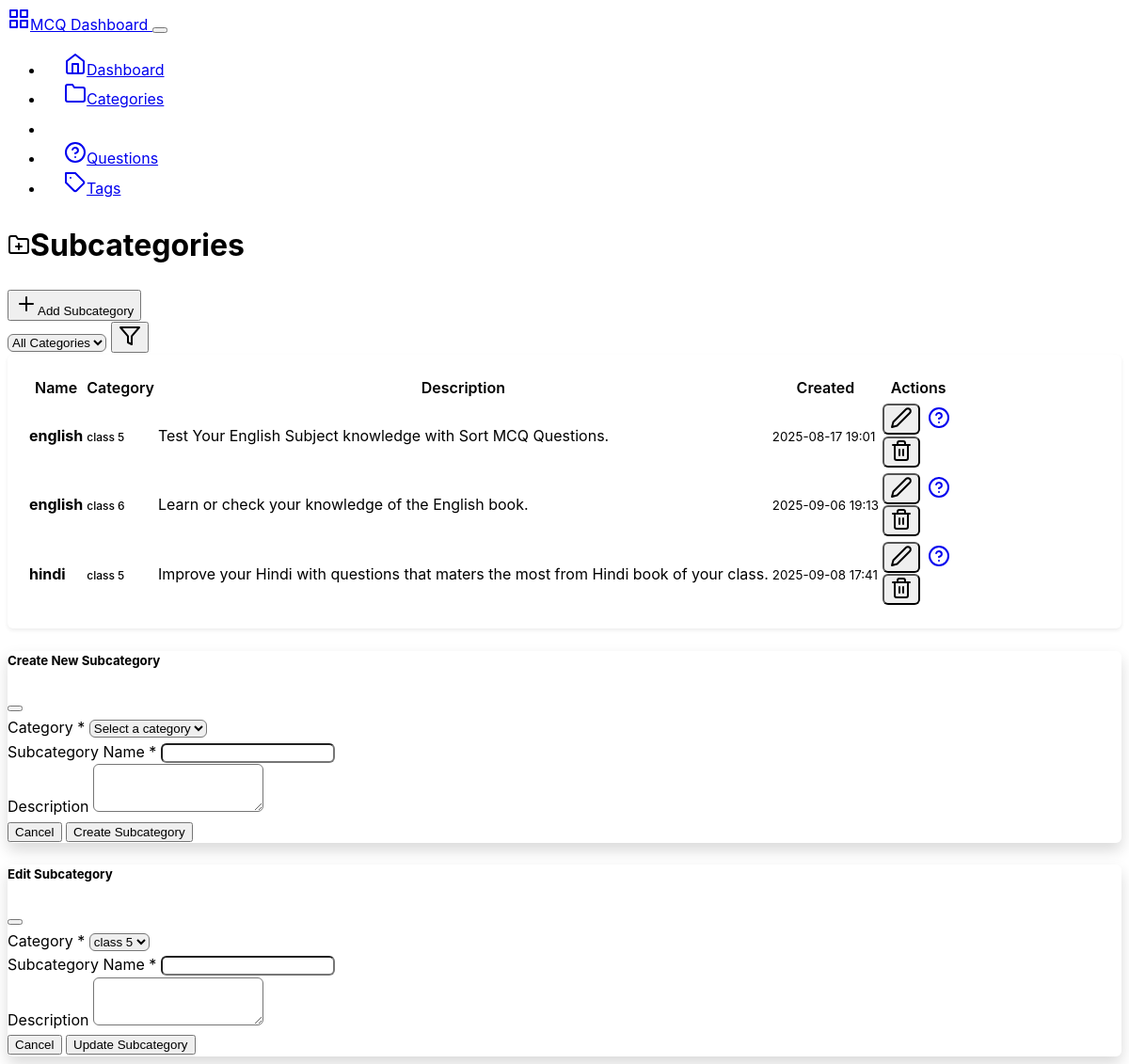
The page /backend/subcategories on the database its author committed.
### mcqbox/model.py (models this page shows, shortened)
class Subcategory(db.Model):
    id = db.Column(db.Integer, primary_key=True)
    name = db.Column(db.String(50), nullable=False)
    category_id = db.Column(db.Integer, db.ForeignKey('category.id'), nullable=False)
    category = db.relationship('Category', backref=db.backref('subcategories', lazy=True))
    description = db.Column(db.String(200), nullable=True)
    created_at = db.Column(db.DateTime, server_default=db.func.now())
    updated_at = db.Column(db.DateTime, server_default=db.func.now(), onupdate=db.func.now())

class Category(db.Model):
    id = db.Column(db.Integer, primary_key=True)
    name = db.Column(db.String(50), nullable=False, unique=True)
    description = db.Column(db.String(200), nullable=True)
    created_at = db.Column(db.DateTime, server_default=db.func.now())
    updated_at = db.Column(db.DateTime, server_default=db.func.now(), onupdate=db.func.now())

### mcqbox/backend/route.py (the view)
@app.route('/backend/subcategories')
def subcategories():
    category_id = request.args.get('category_id', type=int)
    categories_list = Category.query.all()
    if category_id:
        subcategories_list = Subcategory.query.filter_by(category_id=category_id).all()
        selected_category = Category.query.get(category_id)
    else:
        subcategories_list = Subcategory.query.all()
        selected_category = None
    return render_template('subcategories.html',
                         subcategories=subcategories_list,
                         categories=categories_list,
                         selected_category=selected_category)

### mcqbox/backend/templates/subcategories.html (shortened to what this page needs)
{% extends "base.html" %}
{% block content %}
<div class="row">
    <div class="col-12">
        <div class="d-flex justify-content-between align-items-center mb-4">
            <h1><i data-feather="folder-plus" class="me-2"></i>Subcategories</h1>
            <button class="btn btn-primary" data-bs-toggle="modal" data-bs-target="#createSubcategoryModal">
                <i data-feather="plus" class="me-2"></i>Add Subcategory
            </button>
        </div>
    </div>
</div>
<div class="row mb-3">
    <div class="col-md-4">
        <form method="GET">
            <div class="input-group">
                <select name="category_id" class="form-select" onchange="this.form.submit()">
                    <option value="">All Categories</option>
                </select>
                <button class="btn btn-outline-secondary" type="submit">
                    <i data-feather="filter"></i>
                </button>
            </div>
        </form>
    </div>
</div>
<div class="row">
    <div class="col-12">
        <div class="card">
            <div class="card-body">
                {% if subcategories %}
                    <div class="table-responsive">
                        <table class="table table-hover">
                            <thead>
                                <tr>
                                    <th>Name</th>
                                    <th>Category</th>
                                    <th>Description</th>
                                    <th>Created</th>
                                    <th class="text-end">Actions</th>
                                </tr>
                            </thead>
                            <tbody>
                                {% for subcategory in subcategories %}
                                <tr>
                                    <td>
                                        <strong>{{ subcategory.name }}</strong>
                                    </td>
                                    <td>
                                        <span class="badge bg-secondary">
                                            {{ subcategory.category.name if subcategory.category.name else 'Unknown' }}
                                        </span>
                                    </td>
                                    <td>
                                        <span class="text-muted">
                                            {{ subcategory.description if subcategory.description else 'No description' }}
                                        </span>
                                    </td>
                                    <td>
                                        <small class="text-muted">{{ subcategory.created_at.strftime('%Y-%m-%d %H:%M') }}</small>
                                    </td>
                                    <td class="text-end">
                                        <div class="btn-group" role="group">
                                            <button class="btn btn-sm btn-outline-secondary"
                                                    onclick="editSubcategory('{{ subcategory.id }}', '{{ subcategory.name }}', '{{ subcategory.description }}', {{ subcategory.category_id }})"
                                                    data-bs-toggle="modal" data-bs-target="#editSubcategoryModal">
                                                <i data-feather="edit-2"></i>
                                            </button>
                                            <a href="{{ url_for('questions', subcategory_id=subcategory.id) }}"
                                               class="btn btn-sm btn-outline-primary">
                                                <i data-feather="help-circle"></i>
                                            </a>
                                            <form method="POST" action="{{ url_for('delete_subcategory', subcategory_id=subcategory.id) }}"
                                                  class="d-inline" onsubmit="return confirm('Are you sure? This will delete all questions in this subcategory.')">
                                                <button type="submit" class="btn btn-sm btn-outline-danger">
                                                    <i data-feather="trash-2"></i>
                                                </button>
                                            </form>
                                        </div>
                                    </td>
                                </tr>
                                {% endfor %}
                            </tbody>
                        </table>
                    </div>
                {% endif %}
            </div>
        </div>
    </div>
</div>
<div class="modal fade" id="createSubcategoryModal" tabindex="-1">
    <div class="modal-dialog">
        <div class="modal-content">
            <form method="POST" action="{{ url_for('create_subcategory') }}">
                <div class="modal-header">
                    <h5 class="modal-title">Create New Subcategory</h5>
                    <button type="button" class="btn-close" data-bs-dismiss="modal"></button>
                </div>
                <div class="modal-body">
                    <div class="mb-3">
                        <label for="category_id" class="form-label">Category *</label>
                        <select class="form-select" id="category_id" name="category_id" required>
                            <option value="">Select a category</option>
                        </select>
                    </div>
                    <div class="mb-3">
                        <label for="name" class="form-label">Subcategory Name *</label>
                        <input type="text" class="form-control" id="name" name="name" required>
                    </div>
                    <div class="mb-3">
                        <label for="description" class="form-label">Description</label>
                        <textarea class="form-control" id="description" name="description" rows="3"></textarea>
                    </div>
                </div>
                <div class="modal-footer">
                    <button type="button" class="btn btn-secondary" data-bs-dismiss="modal">Cancel</button>
                    <button type="submit" class="btn btn-primary">Create Subcategory</button>
                </div>
            </form>
        </div>
    </div>
</div>
<div class="modal fade" id="editSubcategoryModal" tabindex="-1">
    <div class="modal-dialog">
        <div class="modal-content">
            <form method="POST" id="editSubcategoryForm">
                <div class="modal-header">
                    <h5 class="modal-title">Edit Subcategory</h5>
                    <button type="button" class="btn-close" data-bs-dismiss="modal"></button>
                </div>
                <div class="modal-body">
                    <div class="mb-3">
                        <label for="editCategoryId" class="form-label">Category *</label>
                        <select class="form-select" id="editCategoryId" name="category_id" required>
                            {% for category in categories %}
                            <option value="{{ category.id }}">{{ category.name }}</option>
                            {% endfor %}
                        </select>
                    </div>
                    <div class="mb-3">
                        <label for="editName" class="form-label">Subcategory Name *</label>
                        <input type="text" class="form-control" id="editName" name="name" required>
                    </div>
                    <div class="mb-3">
                        <label for="editDescription" class="form-label">Description</label>
                        <textarea class="form-control" id="editDescription" name="description" rows="3"></textarea>
                    </div>
                </div>
                <div class="modal-footer">
                    <button type="button" class="btn btn-secondary" data-bs-dismiss="modal">Cancel</button>
                    <button type="submit" class="btn btn-primary">Update Subcategory</button>
                </div>
            </form>
        </div>
    </div>
</div>
{% endblock %}

### mcqbox/backend/static/css/custom.css (style rules this page uses)
:root { --sidebar-width: 250px; --header-height: 70px; --border-radius: 0.375rem; --box-shadow: 0 0.125rem 0.25rem rgba(0, 0, 0, 0.075); --box-shadow-lg: 0 0.5rem 1rem rgba(0, 0, 0, 0.15); }
body { font-family: -apple-system, BlinkMacSystemFont, "Segoe UI", Roboto, "Helvetica Neue", Arial, sans-serif; line-height: 1.6; }
.card { border-radius: var(--border-radius); box-shadow: var(--box-shadow); margin-bottom: 1.5rem; }
.card-body { padding: 1.25rem; }
.table { margin-bottom: 0; }
.table th { border-top: none; font-weight: 600; color: var(--bs-body-color); background-color: var(--bs-secondary-bg); }
.btn-group .btn { border-radius: var(--border-radius) !important; margin-right: 0.25rem; }
.btn-group .btn:last-child { margin-right: 0; }
.modal-content { border-radius: var(--border-radius); box-shadow: var(--box-shadow-lg); }
.modal-header { border-bottom: 1px solid var(--bs-border-color); }
.modal-footer { border-top: 1px solid var(--bs-border-color); }
.form-control, .form-select { border-radius: var(--border-radius); }
.badge { font-size: 0.75rem; font-weight: 500; }

### rows shown on the page
Subcategory: name "english", category "class 5", description "Test Your English Subject knowledge with Sort MCQ Questions.", created_at "2025-08-17 19:01"
Subcategory: name "english", category "class 6", description "Learn or check your knowledge of the English book.", created_at "2025-09-06 19:13"
Subcategory: name "hindi", category "class 5", description "Improve your Hindi with questions that maters the most from Hindi book of your class.", created_at "2025-09-08 17:41"

### other values the page prints
form field category_id "class 5"
